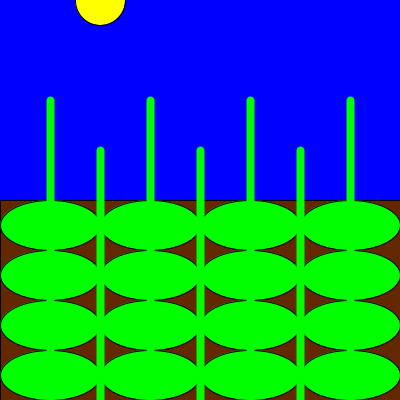
Frame 1 (no input)
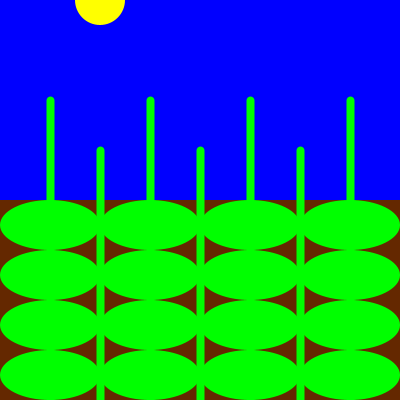
Frame 60 (the mouse pressed at the canvas centre just before this capture)
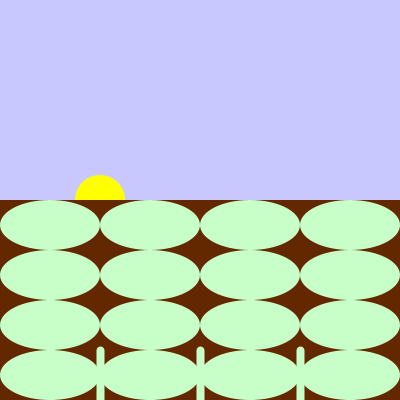
Frame 120 (the mouse held since frame 60 and released just before this capture)

The Processing sketch that drew these frames (run headless with seeded random() and noise(); from frame 60 on, the mouse is pressed at the canvas centre):

// Processing sketch: processing_18650
// ── processing_18650.pde

void
setup(){
size(400,400);
}
void
draw(){
background(mouseY,mouseY,255);
fill(255,255,0);
ellipse(100,mouseY,50,50);
fill(100,40,0);
rect(0,200,400,400);
fill(mouseY,255,mouseY);
ellipse(350,225,100,50);
ellipse(50,225,100,50);
ellipse(150,225,100,50);
ellipse(250,225,100,50);
ellipse(50,275,100,50);
ellipse(150,275,100,50);
ellipse(250,275,100,50);
ellipse(350,275,100,50);
ellipse(50,325,100,50);
ellipse(150,325,100,50);
ellipse(250,325,100,50);
ellipse(350,325,100,50);
ellipse(350,375,100,50);
ellipse(250,375,100,50);
ellipse(150,375,100,50);
ellipse(50,375,100,50);
stroke(mouseY,255,mouseY);
strokeWeight(8);
line(50,400,50,mouseY+100);
line(150,400,150,mouseY+100);
line(350,400,350,mouseY+100);
line(250,400,250,mouseY+100);
line(100,400,100,mouseY+150);
line(200,400,200,mouseY+150);
line(300,400,300,mouseY+150);
noStroke();
;
}
